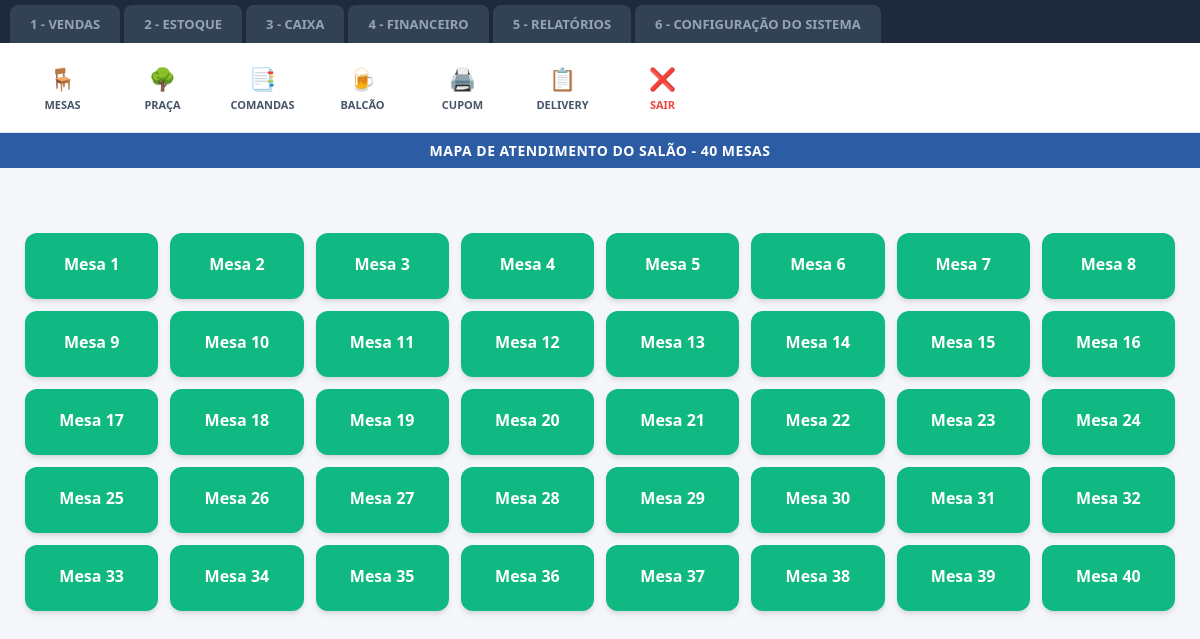
The page / on the database its author committed.
### tables this page shows
CREATE TABLE mesas (
                            id INTEGER PRIMARY KEY AUTOINCREMENT, 
                            numero INTEGER, 
                            status TEXT, 
                            praca_id INTEGER);

### app.py (the view)
@app.route("/")
def home():
  conexao = sqlite3.connect("restaurante.db")
  cursor = conexao.cursor()
  cursor.execute("SELECT numero, status, praca_id FROM mesas ORDER BY numero")
  mesas = cursor.fetchall()
  por_praca = {}
  for mesa in mesas:
    praca = mesa[2]
    if praca not in por_praca:
      por_praca[praca] = []
    por_praca[praca].append(mesa)
  conexao.close()
  print(f"DEBUG: Encontrei {len(mesas)} mesas no banco.")
  return render_template("index.html", mesas=mesas, por_praca=por_praca)

### templates/index.html (shortened to what this page needs)
<!DOCTYPE html>
<html lang="pt-BR">
<head>
</head>
<body>
    <div class="abas-container">
        <a href="/" style="text-decoration: none;"><button class="aba">1 - VENDAS</button></a>
        <a href="/estoque" style="text-decoration: none;"><button class="aba">2 - ESTOQUE</button></a>
        <a href="/caixa" style="text-decoration: none;"><button class="aba">3 - CAIXA</button></a>
        <a href="/financeiro" style="text-decoration: none;"><button class="aba">4 - FINANCEIRO</button></a>
        <a href="/relatorios" style="text-decoration: none;"><button class="aba">5 - RELATÓRIOS</button></a>
        <a href="/configuração do sistema" style="text-decoration: none;"><button class="aba">6 - CONFIGURAÇÃO DO SISTEMA</button></a>
    </div>
    <div class="barra-ferramentas">
        <button class="btn-ferramenta" onclick="mostrarView('mesas')">
            <span class="icone">🪑</span>
            <span class="texto">Mesas</span>
        </button>
        <button class="btn-ferramenta" onclick="mostrarView('pracas')">
            <span class="icone">🌳</span>
            <span class="texto">Praça</span>
        </button>
        <button class="btn-ferramenta">
            <span class="icone">📑</span>
            <span class="texto">Comandas</span>
        </button>
        <button class="btn-ferramenta">
            <span class="icone">🍺</span>
            <span class="texto">Balcão</span>
        </button>
        <button class="btn-ferramenta">
            <span class="icone">🖨️</span>
            <span class="texto">Cupom</span>
        </button>
        <button class="btn-ferramenta">
            <span class="icone">📋</span>
            <span class="texto">Delivery</span>
        </button>
        <button class="btn-ferramenta sair">
            <span class="icone">❌</span>
            <span class="texto">Sair</span>
        </button>
    </div>
    <div class="barra-status">
        MAPA DE ATENDIMENTO DO SALÃO - 40 MESAS
    </div>
    <div class="container-principal">
    <div style="padding: 20px; text-align: center;">
</div>
    <div id="view-mesas">
    <div class="grid-mesas">
        {% for mesa in mesas %}
            <a href="{{ url_for('ver_mesa', numero_mesa=mesa[0]) }}" style="text-decoration: none;">
                <div class="card-mesa {% if mesa[1]|lower == 'ocupada' %}ocupada{% endif %}">
                    <span class="num-mesa">Mesa {{ mesa[0] }}</span>
                </div>
            </a>
        {% endfor %}
    </div>
</div>
</body>
</html>

### templates/index.html (style rules this page uses)
* { margin: 0; padding: 0; box-sizing: border-box; font-family: 'Segoe UI', Arial, sans-serif; }
body { background-color: #f4f6f9; color: #333; display: flex; flex-direction: column; height: 100vh; overflow: hidden; }
.abas-container { background-color: #1e293b; display: flex; padding: 5px 10px 0 10px; gap: 4px; }
.aba { padding: 10px 20px; color: #94a3b8; background-color: #334155; font-size: 13px; font-weight: bold; border: none; border-top-left-radius: 8px; border-top-right-radius: 8px; cursor: pointer; transition: all 0.2s ease; }
.barra-ferramentas { background-color: #ffffff; display: flex; gap: 15px; padding: 12px 20px; border-bottom: 1px solid #e2e8f0; box-shadow: 0 2px 4px rgba(0,0,0,0.02); }
.btn-ferramenta { display: flex; flex-direction: column; align-items: center; justify-content: center; background: none; border: none; cursor: pointer; width: 85px; padding: 8px; border-radius: 10px; transition: background 0.2s; }
.btn-ferramenta .icone { font-size: 22px; margin-bottom: 4px; }
.btn-ferramenta .texto { font-size: 11px; font-weight: 700; color: #475569; text-align: center; text-transform: uppercase; }
.btn-ferramenta.sair .texto { color: #ef4444; }
.barra-status { background-color: #2c5ca4; color: #ffffff; text-align: center; padding: 8px; font-size: 14px; font-weight: bold; letter-spacing: 0.5px; }
.container-principal { flex: 1; padding: 25px; overflow-y: auto; }
.grid-mesas { display: grid; grid-template-columns: repeat(8, 1fr); gap: 12px; max-width: 1400px; margin: 0 auto; }
.card-mesa { background-color: #10b981; color: white; border: none; border-radius: 12px; padding: 20px 10px; display: flex; flex-direction: column; align-items: center; justify-content: center; cursor: pointer; box-shadow: 0 4px 6px -1px rgba(0, 0, 0, 0.1), 0 2px 4px -1px rgba(0, 0, 0, 0.06); transition: transform 0.2s, box-shadow 0.2s; }
.card-mesa .num-mesa { font-size: 16px; font-weight: bold; margin-bottom: 4px; }

### rows shown on the page
mesas: numero "1"
mesas: numero "2"
mesas: numero "3"
mesas: numero "4"
mesas: numero "5"
mesas: numero "6"
mesas: numero "7"
mesas: numero "8"
mesas: numero "9"
mesas: numero "10"
mesas: numero "11"
mesas: numero "12"
mesas: numero "13"
mesas: numero "14"
mesas: numero "15"
mesas: numero "16"
mesas: numero "17"
mesas: numero "18"
mesas: numero "19"
mesas: numero "20"
mesas: numero "21"
mesas: numero "22"
mesas: numero "23"
mesas: numero "24"
mesas: numero "25"
mesas: numero "26"
mesas: numero "27"
mesas: numero "28"
mesas: numero "29"
mesas: numero "30"
mesas: numero "31"
mesas: numero "32"
mesas: numero "33"
mesas: numero "34"
mesas: numero "35"
mesas: numero "36"
mesas: numero "37"
mesas: numero "38"
mesas: numero "39"
mesas: numero "40"
